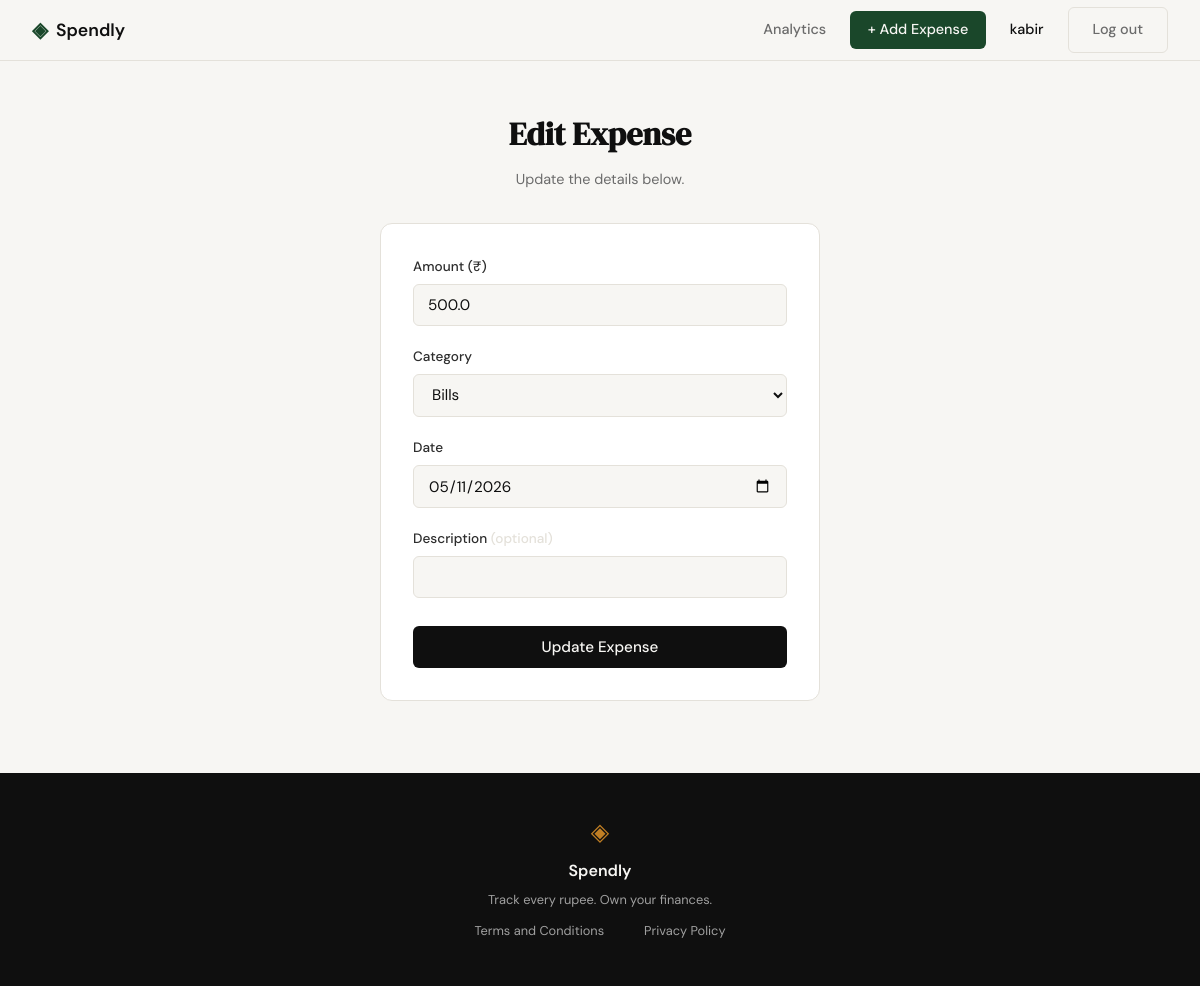
Page /expenses/57/edit (signed in) on the committed database.
### tables this page shows
CREATE TABLE expenses (
            id          INTEGER PRIMARY KEY AUTOINCREMENT,
            user_id     INTEGER NOT NULL REFERENCES users(id),
            amount      REAL    NOT NULL,
            category    TEXT    NOT NULL,
            date        TEXT    NOT NULL,
            description TEXT,
            created_at  TEXT    DEFAULT (datetime('now'))
        );

### app.py (the view, shortened to what this page needs)
@app.route("/expenses/<int:id>/edit", methods=["GET", "POST"])
def edit_expense(id):
    if not session.get("user_id"):
        return redirect(url_for("login"))
    expense = get_expense_by_id(id)
    if expense is None:
        abort(404)
    if expense["user_id"] != session["user_id"]:
        abort(403)
    return render_template(
        "edit_expense.html",
        categories=EXPENSE_CATEGORIES,
        expense=expense,
        amount=expense["amount"],
        category=expense["category"],
        date=expense["date"],
        description=expense["description"] or "",
    )

### database/db.py (called while the page is built)
def get_db():
    if "db" not in g:
        db_path = current_app.config.get("DATABASE", "spendly.db")
        g.db = sqlite3.connect(db_path)
        g.db.row_factory = sqlite3.Row
        g.db.execute("PRAGMA foreign_keys = ON")
    return g.db

def get_expense_by_id(expense_id):
    return (
        get_db()
        .execute("SELECT * FROM expenses WHERE id = ?", (expense_id,))
        .fetchone()
    )

### templates/edit_expense.html (shortened to what this page needs)
{% extends "base.html" %}
{% block content %}
<section class="auth-section">
  <div class="auth-container">
    <div class="auth-header">
      <h1 class="auth-title">Edit Expense</h1>
      <p class="auth-subtitle">Update the details below.</p>
    </div>
    <div class="auth-card">
      <form method="POST" action="{{ url_for('edit_expense', id=expense['id']) }}">
        <div class="form-group">
          <label for="amount">Amount (₹)</label>
          <input class="form-input" type="number" id="amount" name="amount"
                 step="0.01" min="0.01" required
                 value="{{ amount or '' }}">
        </div>
        <div class="form-group">
          <label for="category">Category</label>
          <select class="form-input" id="category" name="category" required>
            {% for cat in categories %}
            <option value="{{ cat }}" {% if category == cat %}selected{% endif %}>{{ cat }}</option>
            {% endfor %}
          </select>
        </div>
        <div class="form-group">
          <label for="date">Date</label>
          <input class="form-input" type="date" id="date" name="date"
                 required value="{{ date or '' }}">
        </div>
        <div class="form-group">
          <label for="description">Description <span style="color:var(--border)">(optional)</span></label>
          <input class="form-input" type="text" id="description" name="description"
                 maxlength="200" value="{{ description or '' }}">
        </div>
        <button type="submit" class="btn-submit">Update Expense</button>
      </form>
    </div>
  </div>
</section>
{% endblock %}

### static/css/style.css (style rules this page uses)
:root { --ink: #0f0f0f; --ink-soft: #2d2d2d; --ink-muted: #6b6b6b; --ink-faint: #a0a0a0; --paper: #f7f6f3; --paper-warm: #f0ede6; --paper-card: #ffffff; --accent: #1a472a; --accent-light: #e8f0eb; --accent-2: #c17f24; --accent-2-light: #fdf3e3; --danger: #c0392b; --danger-light: #fdecea; --border: #e4e1da; --border-soft: #eeebe4; --font-display: 'DM Serif Display', Georgia, serif; --font-body: 'DM Sans', system-ui, sans-serif; --max-width: 1200px; --auth-width: 440px; --radius-sm: 6px; --radius-md: 12px; --radius-lg: 20px; }
*, *::before, *::after { box-sizing: border-box; margin: 0; padding: 0; }
html { font-size: 16px; scroll-behavior: smooth; }
body { background: var(--paper); color: var(--ink); font-family: var(--font-body); font-size: 1rem; line-height: 1.6; -webkit-font-smoothing: antialiased; }
.auth-section { min-height: calc(100vh - 60px - 100px); display: flex; align-items: center; justify-content: center; padding: 3rem 2rem; }
.auth-container { width: 100%; max-width: var(--auth-width); }
.auth-header { text-align: center; margin-bottom: 2rem; }
.auth-title { font-family: var(--font-display); font-size: 2rem; color: var(--ink); margin-bottom: 0.5rem; }
.auth-subtitle { font-size: 0.9rem; color: var(--ink-muted); }
.auth-card { background: var(--paper-card); border: 1px solid var(--border); border-radius: var(--radius-md); padding: 2rem; margin-bottom: 1.5rem; }
.form-group { margin-bottom: 1.25rem; }
.form-group label { display: block; font-size: 0.85rem; font-weight: 500; color: var(--ink-soft); margin-bottom: 0.4rem; }
.form-input { width: 100%; padding: 0.6rem 0.875rem; border: 1px solid var(--border); border-radius: var(--radius-sm); font-family: var(--font-body); font-size: 0.95rem; color: var(--ink); background: var(--paper); outline: none; transition: border-color 0.2s; }
.form-input::placeholder { color: var(--ink-faint); }
.btn-submit { width: 100%; padding: 0.7rem; background: var(--ink); color: var(--paper); border: none; border-radius: var(--radius-sm); font-family: var(--font-body); font-size: 0.95rem; font-weight: 500; cursor: pointer; transition: background 0.2s; margin-top: 0.5rem; }

### rows in the picture
expenses: amount "500.0", category "Bills", date "05/11/2026"

### other values in the picture
{{ session.get("user_name") }} "kabir"
